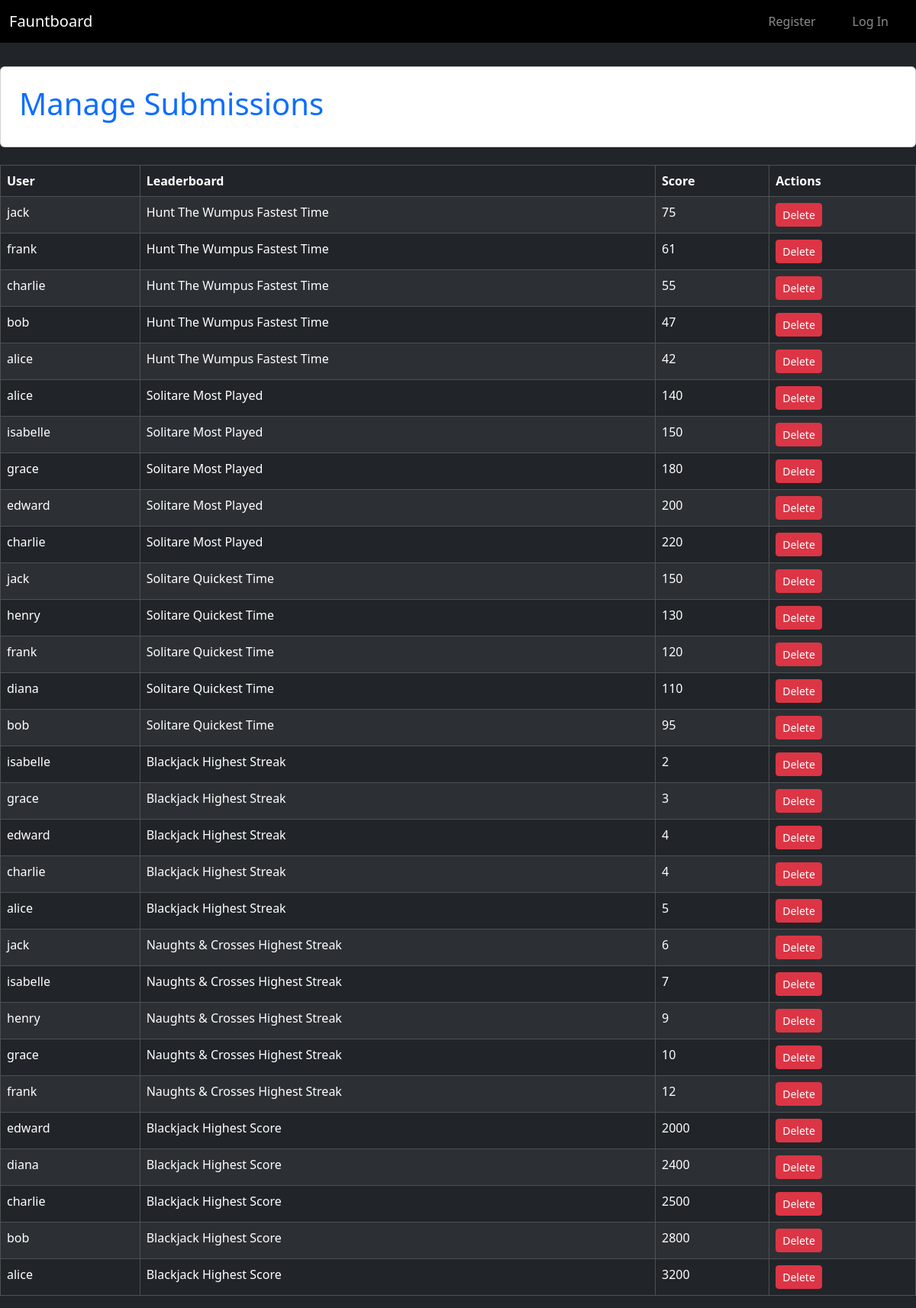
Before: /moderation/submissions with the older database file.
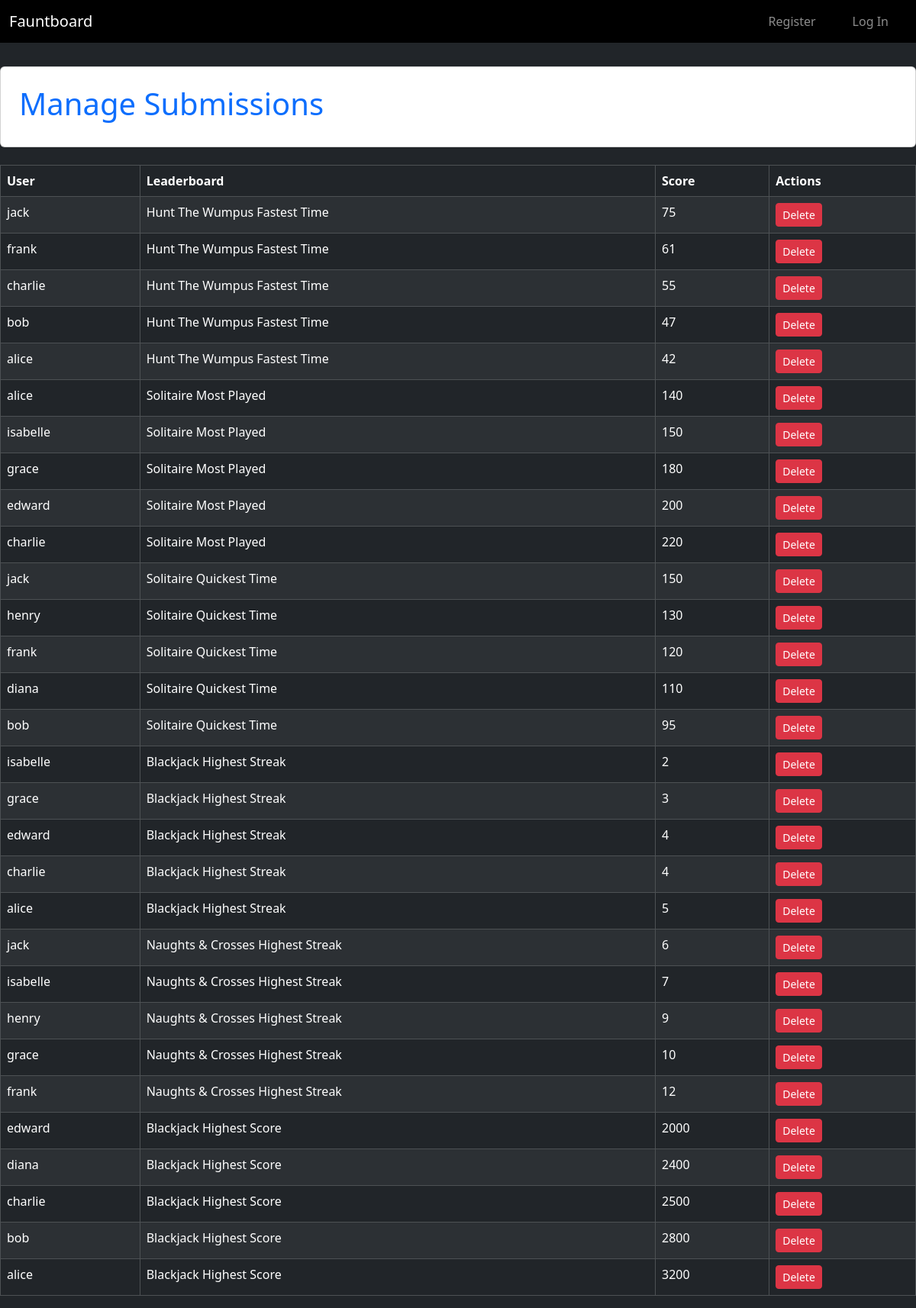
After: the same page with the newer database file.
### tables this page shows
CREATE TABLE "leaderboard_entries" (
    id INTEGER PRIMARY KEY,
    leaderboard_id INTEGER NOT NULL,
    user_id INTEGER NOT NULL, user TEXT NOT NULL REFERENCES users(username), type TEXT NOT NULL,
    score INTEGER NOT NULL,
    FOREIGN KEY (leaderboard_id) REFERENCES leaderboards(id),
    FOREIGN KEY (user_id) REFERENCES users(id)
);

CREATE TABLE "leaderboards" (
    id INTEGER PRIMARY KEY,
    name TEXT NOT NULL, description TEXT,
    image_path TEXT
, type TEXT NOT NULL);

CREATE TABLE users (
    id INTEGER PRIMARY KEY,
    username TEXT UNIQUE NOT NULL,
    password TEXT NOT NULL,
    role TEXT);

### app.py (the view)
@app.route("/moderation/submissions")
def manage_submissions():
    db = get_db()
    entries = db.execute("""
        SELECT leaderboard_entries.id, leaderboard_entries.score,
               users.username, leaderboards.name AS leaderboard_name
        FROM leaderboard_entries
        JOIN users ON users.id = leaderboard_entries.user_id
        JOIN leaderboards ON leaderboards.id = leaderboard_entries.leaderboard_id
        ORDER BY leaderboard_entries.id DESC
    """).fetchall()
    return render_template("manage_submissions.html", entries=entries)

### app.py (called while the page is built)
def get_db():
    if "db" not in g:
        g.db = sqlite3.connect("database.db")
        g.db.row_factory = sqlite3.Row
    return g.db

@app.before_request
def load_user():
    g.user = None
    if "user_id" in session:
        db = get_db()
        g.user = db.execute(
            "SELECT * FROM users WHERE id = ?",
            (session["user_id"],)
        ).fetchone()

### templates/manage_submissions.html (shortened to what this page needs)
{% extends 'base.html' %}
{% block content %}
<div class="d-flex justify-content-center align-items-center" style="height: 15vh;">
  <div class="card p-4 bg-white" style="width: 1500px;">
    <h1 class="text-primary">Manage Submissions</h1>
  </div>
</div>
  <table class="table table-dark table-striped table-bordered mt-3">
    <thead>
      <tr>
        <th>User</th>
        <th>Leaderboard</th>
        <th>Score</th>
        <th>Actions</th>
      </tr>
    </thead>
    <tbody>
      {% for entry in entries %}
      <tr>
        <td>{{ entry.username }}</td>
        <td>{{ entry.leaderboard_name }}</td>
        <td>{{ entry.score }}</td>
        <td>
          <a href="{{ url_for('delete_entry', entry_id=entry.id) }}"
             class="btn btn-danger btn-sm">
            Delete
          </a>
        </td>
      </tr>
      {% endfor %}
    </tbody>
  </table>
{% endblock %}

Changed rows visible on the page:
changed through a linked row, leaderboard_entries (number 6 of 30 on the later page): leaderboard_name "Solitare Most Played" → "Solitaire Most Played"
changed through a linked row, leaderboard_entries (number 7 of 30 on the later page): leaderboard_name "Solitare Most Played" → "Solitaire Most Played"
changed through a linked row, leaderboard_entries (number 8 of 30 on the later page): leaderboard_name "Solitare Most Played" → "Solitaire Most Played"
changed through a linked row, leaderboard_entries (number 9 of 30 on the later page): leaderboard_name "Solitare Most Played" → "Solitaire Most Played"
changed through a linked row, leaderboard_entries (number 10 of 30 on the later page): leaderboard_name "Solitare Most Played" → "Solitaire Most Played"
changed through a linked row, leaderboard_entries (number 11 of 30 on the later page): leaderboard_name "Solitare Quickest Time" → "Solitaire Quickest Time"
changed through a linked row, leaderboard_entries (number 12 of 30 on the later page): leaderboard_name "Solitare Quickest Time" → "Solitaire Quickest Time"
changed through a linked row, leaderboard_entries (number 13 of 30 on the later page): leaderboard_name "Solitare Quickest Time" → "Solitaire Quickest Time"
changed through a linked row, leaderboard_entries (number 14 of 30 on the later page): leaderboard_name "Solitare Quickest Time" → "Solitaire Quickest Time"
changed through a linked row, leaderboard_entries (number 15 of 30 on the later page): leaderboard_name "Solitare Quickest Time" → "Solitaire Quickest Time"
